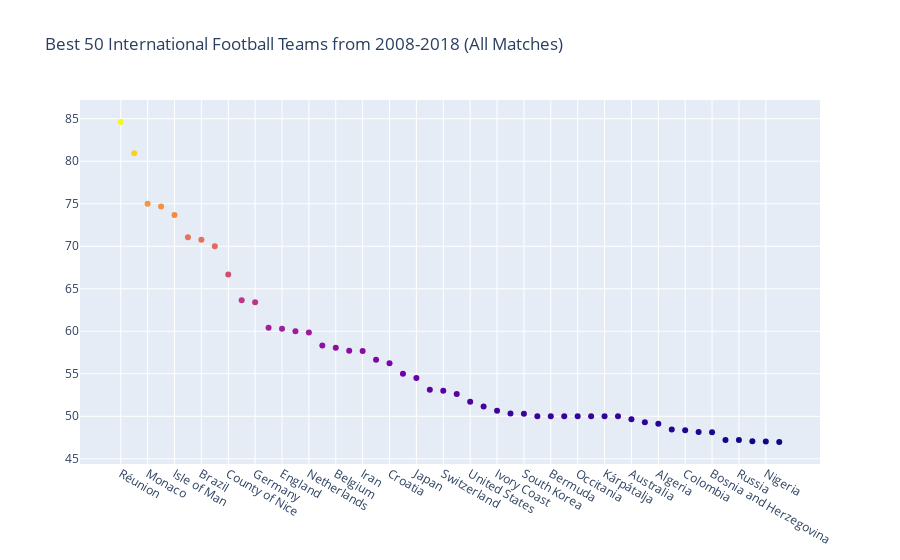

Notebook code for this chart:
### Code cell
#merging datasets
winners=pd.merge(home_winners, away_winners, left_index=True, right_index=True, how='inner')
#losers=pd.merge(home_losers, away_losers, left_index=True, right_index=True, how='inner')
#losers.rename(columns={'pct_home_victory': 'pct_home_defeats', 'pct_victory_away': 'pct_away_defeats'}, inplace=True)
columns_ = ['home_count','away_count', 'home_matches', "away_matches"]
#winners['tot_goals_scored'] = winners.home_score + winners.away_score
winners['tot_count']= winners.home_count + winners.away_count
winners['tot_matches']= winners.home_matches + winners.away_matches
winners['tot_pct_victory']= np.round(winners.tot_count/winners.tot_matches*100,2)
#winners['tot_goals_ratio'] = winners.tot_goals_scored/winners.tot_matches

winners = winners[['tot_count','tot_pct_victory']]
winners = winners.sort_values(by='tot_pct_victory',ascending=False)

teams = winners.index.to_numpy()
values = list(winners["tot_pct_victory"])
fig = go.Figure(data=go.Scatter(x=teams[:50],
                                y=values[:50],
                                mode='markers',
                                text=teams[:50])) # hover text goes here

fig.update_layout(title='Best 50 International Football Teams from 2008-2018 (All Matches)')
fig.show()

### Figure 1 — Plotly figure (JSON) as saved in the notebook; plotly's stock layout.template omitted (floating-point values rounded to 4 significant figures)
{"data": [{"marker": {"color": [84.62, 80.95, 75, 74.68, 73.68, 71.05, 70.75, 70, 66.67, 63.64, 63.4, 60.42, 60.31, 60, 59.85, 58.33, 58.06, 57.72, 57.69, 56.64, 56.25, 55, 54.49, 53.12, 52.99, 52.63, 51.72, 51.16, 50.66, 50.34, 50.3, 50, 50, 50, 50, 50, 50, 50, 49.64, 49.3, 49.11, 48.46, 48.36, 48.15, 48.11, 47.22, 47.2, 47.06, 47.02, 46.97]}, "mode": "markers", "text": ["Réunion", "Jersey", "Monaco", "Spain", "Isle of Man", "Padania", "Brazil", "Basque Country", "County of Nice", "Guernsey", "Germany", "Egypt", "England", "Yorkshire", "Netherlands", "Argentina", "Belgium", "France", "Iran", "Portugal", "Croatia", "Northern Cyprus", "Japan", "Mexico", "Switzerland", "Ukraine", "United States", "Dominican Republic", "Ivory Coast", "Chile", "South Korea", "Somaliland", "Bermuda", "Cascadia", "Occitania", "Arameans Suryoye", "Kárpátalja", "Artsakh", "Australia", "Sweden", "Algeria", "Morocco", "Colombia", "Iraqi Kurdistan", "Bosnia and Herzegovina", "Senegal", "Russia", "Menorca", "Nigeria", "Uruguay"], "type": "scatter", "x": ["Réunion", "Jersey", "Monaco", "Spain", "Isle of Man", "Padania", "Brazil", "Basque Country", "County of Nice", "Guernsey", "Germany", "Egypt", "England", "Yorkshire", "Netherlands", "Argentina", "Belgium", "France", "Iran", "Portugal", "Croatia", "Northern Cyprus", "Japan", "Mexico", "Switzerland", "Ukraine", "United States", "Dominican Republic", "Ivory Coast", "Chile", "South Korea", "Somaliland", "Bermuda", "Cascadia", "Occitania", "Arameans Suryoye", "Kárpátalja", "Artsakh", "Australia", "Sweden", "Algeria", "Morocco", "Colombia", "Iraqi Kurdistan", "Bosnia and Herzegovina", "Senegal", "Russia", "Menorca", "Nigeria", "Uruguay"], "y": [84.62, 80.95, 75, 74.68, 73.68, 71.05, 70.75, 70, 66.67, 63.64, 63.4, 60.42, 60.31, 60, 59.85, 58.33, 58.06, 57.72, 57.69, 56.64, 56.25, 55, 54.49, 53.12, 52.99, 52.63, 51.72, 51.16, 50.66, 50.34, 50.3, 50, 50, 50, 50, 50, 50, 50, 49.64, 49.3, 49.11, 48.46, 48.36, 48.15, 48.11, 47.22, 47.2, 47.06, 47.02, 46.97]}], "layout": {"title": {"text": "Best 50 International Football Teams from 2008-2018 (All Matches)"}}}
